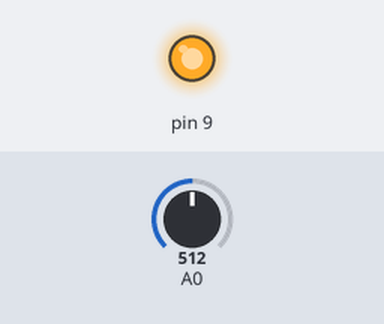
Recording of a sketch running on a simulated Arduino Uno, built with avr-gcc and run on an emulated ATmega328P. On the bench: output pins drawn as LEDs (lit = HIGH). The inputs (shaded band) are chosen by the test bench; at power-on: A0 = 512.

Above: at 1.8 s.
1.9 s: A0 set to 791
3.4 s: A0 set to 807
At 4.6 s:
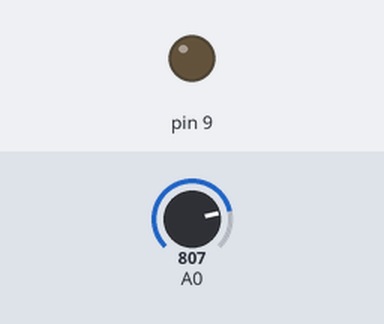
5.5 s: A0 set to 790
At 7.2 s:
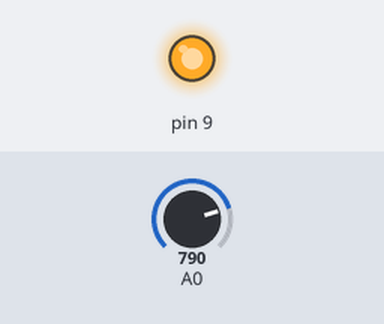
7.5 s: A0 set to 810
At 8.8 s:
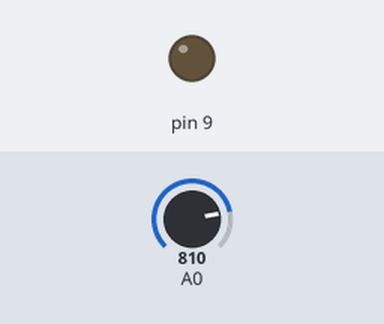
Timing chart, 0 to 10.5 s (numbered marks = the images above; inputs shaded):
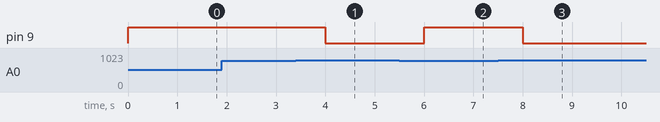

The sketch:

3_lab1_AmbientLightSensor1.ino
```cpp
// 202037071 정지우

void setup() {
  // put your setup code here, to run once:
  pinMode(9, OUTPUT);
}

void loop() {
  // put your main code here, to run repeatedly:
  int val = analogRead(A0);
  if (val < 800){
    digitalWrite(9, HIGH);
  }
  else{
    digitalWrite(9, LOW);
  }
  delay(1000);
}
```

Measured:
- the behaviour switches between 799 and 800 on A0 (found by bisection; images 0 and 1)
- after the input at 1.9 s, every drawn part: stays the same
- after the input at 3.4 s, pin 9: HIGH → LOW after 0.60 s
- after the input at 5.5 s, pin 9: LOW → HIGH after 0.50 s
- after the input at 7.5 s, pin 9: HIGH → LOW after 0.50 s
